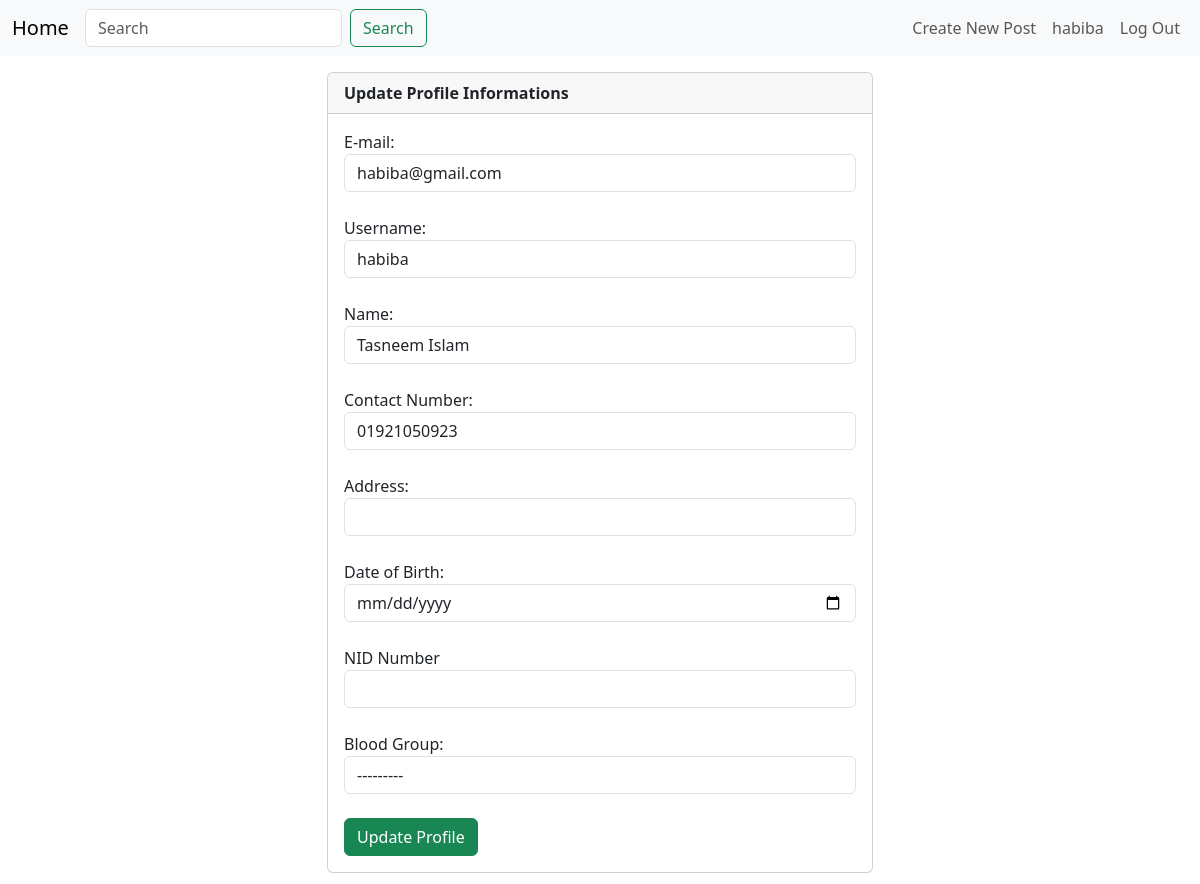
/auth1/updateProfile/ (signed in), run on an earlier commit of the app's database.
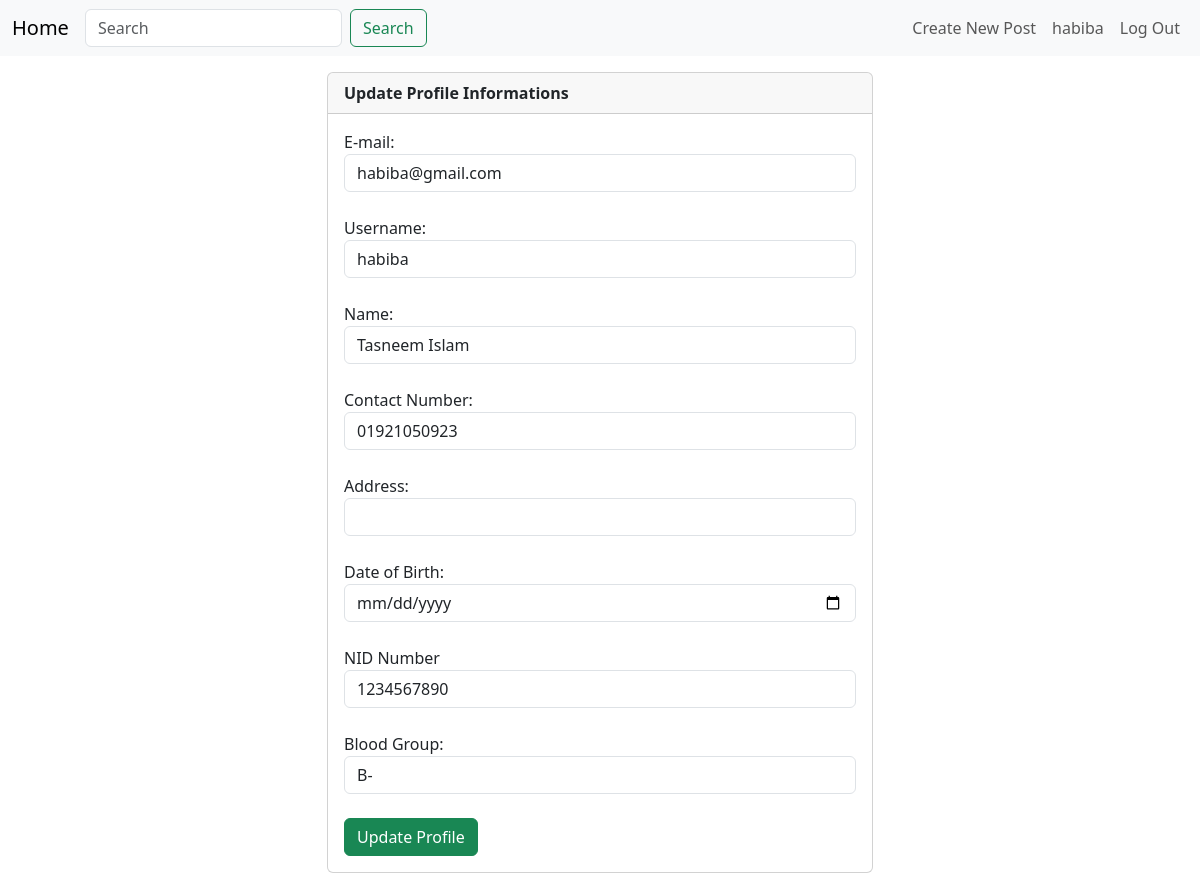
And on a later commit of the database.
### auth1/models.py (models this page shows, shortened)
class RegisterUser(AbstractBaseUser):
	username				= models.CharField(max_length=50, unique=True)
	name					= models.CharField(max_length=100)
	email					= models.EmailField(max_length=100, unique=True)
	contact_number			= models.CharField(max_length=15)
	address					= models.CharField(max_length=250, null=True, blank=True)
	date_of_birth			= models.DateField(null=True, blank=True)
	nid						= models.CharField(max_length=13, null=True, blank=True)
	blood_group				= models.CharField(max_length=8, choices=BLOOD_GROUPS, null=True, blank=True)
	date_joined				= models.DateTimeField(verbose_name='date joined', auto_now_add=True)
	last_login				= models.DateTimeField(verbose_name='last login', auto_now=True)
	is_admin				= models.BooleanField(default=False)
	is_active				= models.BooleanField(default=True)
	is_staff				= models.BooleanField(default=False)
	is_superuser			= models.BooleanField(default=False)
	USERNAME_FIELD = 'email'
	REQUIRED_FIELDS = ['username', 'password']
	objects = MyAccountManager()

### auth1/views.py (the view)
# urls.py: path('updateProfile/', views.updateProfileView, name='updateProfile')
def updateProfileView(request):
    if not request.user.is_authenticated:
        return redirect('logoutUserView')
    context = {}
    if request.POST:
        form = AccountUpdateForm(request.POST, instance=request.user)
        if form.is_valid():
            form.save()
        return redirect('profileUser')
    else:
        form = AccountUpdateForm(
            initial = {
                "email": request.user.email,
                "username": request.user.username,
                "name": request.user.name,
                "contact_number": request.user.contact_number,
                "address": request.user.address,
                "date_of_birth": request.user.date_of_birth,
                "nid": request.user.nid,
                "blood_group": request.user.blood_group,
            }
        )
    context['form'] = form
    return render(request, 'auth1/update_profile.html', context)

### auth1/forms.py (shortened to what this page needs)
class AccountUpdateForm(forms.ModelForm):
    class Meta:
        model = RegisterUser
        fields = {'email', 'username', 'name', 'contact_number', 'address', 'date_of_birth', 'nid', 'blood_group'}
    def __init__(self, *args, **kwargs):
        super().__init__(*args, **kwargs)
        for name, field, in self.fields.items():
            field.widget.attrs.update({'class' : 'form-control'})
        self.fields['date_of_birth'].widget.input_type = 'date'
        self.fields['contact_number'].widget.input_type = 'number'
        self.fields['nid'].widget.input_type = 'number'

### auth1/templates/auth1/update_profile.html (shortened to what this page needs)
{% extends 'post/base.html' %}
{% block content %}
<div class="container">
    <div class="row">
        <div class="col-6 offset-3 my-3">
            <div class="card">
                <div class="card-header">
                    <b>Update Profile Informations</b>
                </div>
                <div class="card-body">
					<form method="POST">
							E-mail: {{form.email}} </br>
							Username: {{form.username}}</br>
							Name: {{form.name}}</br>
							Contact Number: {{form.contact_number}}</br>
							Address: {{form.address}}</br>
							Date of Birth: {{form.date_of_birth}}</br>
							NID Number {{form.nid}}</br>
							Blood Group: {{form.blood_group}}</br>
							<button type="submit" class="btn btn-success">Update Profile</button>
					</form>
				</div>
			</div>
		</div>
	</div>
</div>
{% endblock %}

### post/templates/post/base.html (shortened to what this page needs)
<!DOCTYPE html>
<html lang="en">
<head>
	{% load bootstrap5 %}
	{% bootstrap_css %}
	<nav class="navbar navbar-expand-lg navbar-light bg-light">
		<div class="container-fluid">
			<a class="navbar-brand" href="{% url 'home'%}">Home</a>
			<div class="collapse navbar-collapse" id="navbarSupportedContent">
			<ul class="navbar-nav me-auto mb-2 mb-lg-0">
				<form class="d-flex">
				<input class="form-control me-2" type="search" placeholder="Search" aria-label="Search">
				<button class="btn btn-outline-success" type="submit">Search</button>
				</form>
			</ul>
			{% if user.is_authenticated %}
				<ul class="navbar-nav ml-auto">
					<li class="nav-item">
						<a class="nav-link" href="{% url 'createpost' %}">Create New Post</a>
					</li>
					<li class="nav-item">
						<a class="nav-link" href="{% url 'profileUser'%}">{{user.username}}</a>
					</li>
					<li class="nav-item">
						<a class="nav-link" href="{% url 'logoutUser'%}">Log Out</a>
					</li>
				</ul>
			{% endif %}
			</div>
		</div>
	</nav>
</head>
<body>
	<div id="content", name="content">
		{% block content %}
		{% endblock %}
	</div>
</body>
</html>

What changed in the data, as far as the page shows it:
changed RegisterUser "habiba": nid (not shown) → "1234567890"; blood_group "---------" → "B-"
